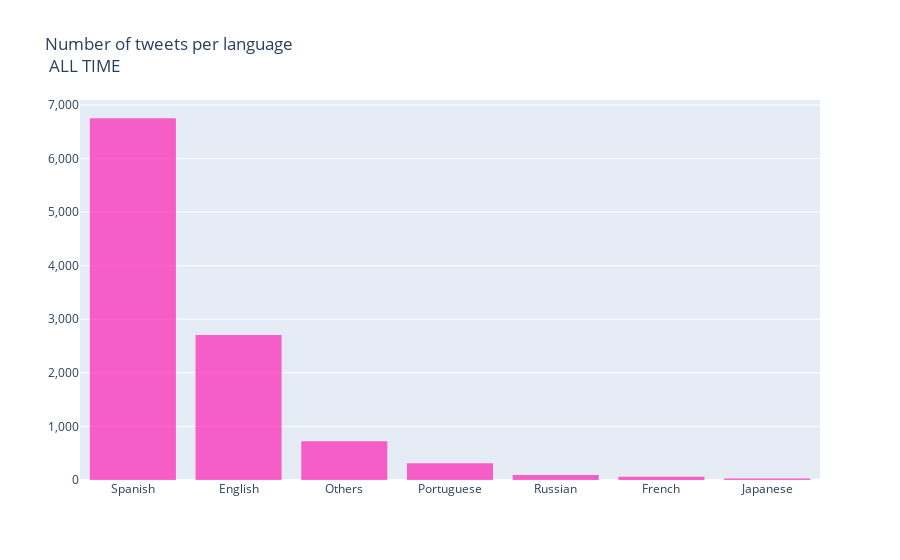

Notebook code cell kept with this figure:
### Code cell
temp = pd.DataFrame(df['lang'].value_counts()).reset_index()
temp.columns = ['language', 'tweet_count']

lang_dict = {'es': 'Spanish',
             'en': 'English',
             'pt': 'Portuguese',
             'ru': 'Russian',
             'fr': 'French',
             'ja': 'Japanese'}

# Others will include: mixed, one-word, one-emoji, missclasified, and otherss

temp['language'] = temp['language'].apply(lambda lg: lang_dict[lg] if lg in lang_dict.keys() else 'Others')
temp = temp.groupby('language').sum().sort_values('tweet_count', ascending=False).reset_index()

# Plot
trace = go.Bar(
                x=temp.language.values,
                y=temp.tweet_count.values,
                opacity=0.6,
                marker=dict(color=my_color,
                            line=dict(color=my_color,width=1.5,)
                           ),
                )

layout = go.Layout(title='Number of tweets per language<br> ALL TIME',
                   yaxis=dict(tickformat=','))

fig = go.Figure(data=[trace], layout=layout)
iplot(fig)

### Figure 1 — Plotly figure (JSON) as saved in the notebook; plotly's stock layout.template omitted (floating-point values rounded to 4 significant figures)
{"data": [{"marker": {"color": "#ff00a7", "line": {"color": "#ff00a7", "width": 1.5}}, "opacity": 0.6, "type": "bar", "x": ["Spanish", "English", "Others", "Portuguese", "Russian", "French", "Japanese"], "y": [6737, 2691, 710, 300, 78, 45, 16]}], "layout": {"title": {"text": "Number of tweets per language<br> ALL TIME"}, "yaxis": {"tickformat": ","}}}
